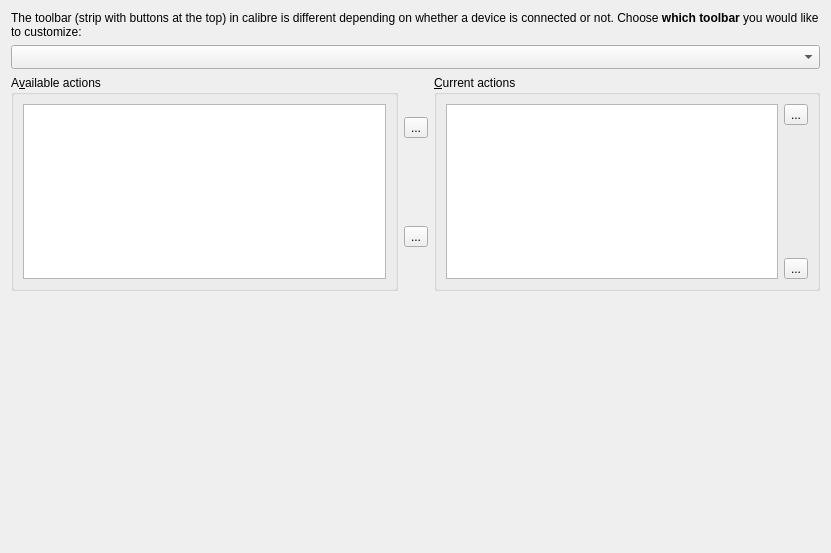
<?xml version="1.0" encoding="UTF-8"?>
<ui version="4.0">
 <class>Form</class>
 <widget class="QWidget" name="Form">
  <property name="geometry">
   <rect>
    <x>0</x>
    <y>0</y>
    <width>831</width>
    <height>553</height>
   </rect>
  </property>
  <property name="windowTitle">
   <string>Form</string>
  </property>
  <layout class="QVBoxLayout" name="verticalLayout_2">
   <item>
    <widget class="QLabel" name="label">
     <property name="text">
      <string>&lt;p&gt;The toolbar (strip with buttons at the top) in calibre is different depending on whether a device is connected or not. Choose &lt;b&gt;which toolbar&lt;/b&gt; you would like to customize:</string>
     </property>
     <property name="wordWrap">
      <bool>true</bool>
     </property>
    </widget>
   </item>
   <item>
    <widget class="QComboBox" name="what">
     <property name="toolTip">
      <string>&lt;p&gt;Choose which toolbar or menu you wish to customize.
&lt;p&gt;The main toolbar appears at the top of the calibre window. It has a different set of buttons based on whether a device is currently connected or not.
&lt;p&gt;The optional second toolbar appears at the bottom of the calibre window
&lt;p&gt;The menubar appears at the very top of the calibre window or in macOS at the top of the screen. It contains menus with actions, not buttons.</string>
     </property>
     <property name="sizeAdjustPolicy">
      <enum>QComboBox::AdjustToMinimumContentsLengthWithIcon</enum>
     </property>
     <property name="minimumContentsLength">
      <number>20</number>
     </property>
    </widget>
   </item>
   <item>
    <widget class="QWidget" name="actions_widget" native="true">
     <layout class="QHBoxLayout" name="horizontalLayout_2">
      <property name="leftMargin">
       <number>0</number>
      </property>
      <property name="topMargin">
       <number>0</number>
      </property>
      <property name="rightMargin">
       <number>0</number>
      </property>
      <property name="bottomMargin">
       <number>0</number>
      </property>
      <item>
       <widget class="QGroupBox" name="groupBox">
        <property name="title">
         <string>A&amp;vailable actions</string>
        </property>
        <layout class="QVBoxLayout" name="verticalLayout">
         <item>
          <widget class="QListView" name="all_actions">
           <property name="sizePolicy">
            <sizepolicy hsizetype="Expanding" vsizetype="Expanding">
             <horstretch>0</horstretch>
             <verstretch>100</verstretch>
            </sizepolicy>
           </property>
           <property name="selectionMode">
            <enum>QAbstractItemView::ExtendedSelection</enum>
           </property>
           <property name="iconSize">
            <size>
             <width>32</width>
             <height>32</height>
            </size>
           </property>
           <property name="spacing">
            <number>10</number>
           </property>
           <property name="wordWrap">
            <bool>true</bool>
           </property>
          </widget>
         </item>
        </layout>
       </widget>
      </item>
      <item>
       <layout class="QVBoxLayout" name="verticalLayout_3">
        <item>
         <widget class="QToolButton" name="add_action_button">
          <property name="toolTip">
           <string>Add selected actions to toolbar</string>
          </property>
          <property name="text">
           <string>...</string>
          </property>
          <property name="icon">
           <iconset resource="../../../../resources/images.qrc">
            <normaloff>:/images/forward.png</normaloff>:/images/forward.png</iconset>
          </property>
          <property name="iconSize">
           <size>
            <width>24</width>
            <height>24</height>
           </size>
          </property>
         </widget>
        </item>
        <item>
         <spacer name="verticalSpacer">
          <property name="orientation">
           <enum>Qt::Vertical</enum>
          </property>
          <property name="sizeType">
           <enum>QSizePolicy::Fixed</enum>
          </property>
          <property name="sizeHint" stdset="0">
           <size>
            <width>20</width>
            <height>40</height>
           </size>
          </property>
         </spacer>
        </item>
        <item>
         <widget class="QToolButton" name="remove_action_button">
          <property name="toolTip">
           <string>Remove selected actions from toolbar</string>
          </property>
          <property name="text">
           <string>...</string>
          </property>
          <property name="icon">
           <iconset resource="../../../../resources/images.qrc">
            <normaloff>:/images/back.png</normaloff>:/images/back.png</iconset>
          </property>
          <property name="iconSize">
           <size>
            <width>24</width>
            <height>24</height>
           </size>
          </property>
         </widget>
        </item>
       </layout>
      </item>
      <item>
       <widget class="QGroupBox" name="groupBox_2">
        <property name="title">
         <string>&amp;Current actions</string>
        </property>
        <layout class="QHBoxLayout" name="horizontalLayout">
         <item>
          <widget class="QListView" name="current_actions">
           <property name="sizePolicy">
            <sizepolicy hsizetype="Expanding" vsizetype="Expanding">
             <horstretch>0</horstretch>
             <verstretch>100</verstretch>
            </sizepolicy>
           </property>
           <property name="selectionMode">
            <enum>QAbstractItemView::ExtendedSelection</enum>
           </property>
           <property name="iconSize">
            <size>
             <width>32</width>
             <height>32</height>
            </size>
           </property>
           <property name="spacing">
            <number>10</number>
           </property>
           <property name="wordWrap">
            <bool>true</bool>
           </property>
          </widget>
         </item>
         <item>
          <layout class="QVBoxLayout" name="verticalLayout_4">
           <item>
            <widget class="QToolButton" name="action_up_button">
             <property name="toolTip">
              <string>Move selected action up</string>
             </property>
             <property name="text">
              <string>...</string>
             </property>
             <property name="icon">
              <iconset resource="../../../../resources/images.qrc">
               <normaloff>:/images/arrow-up.png</normaloff>:/images/arrow-up.png</iconset>
             </property>
             <property name="iconSize">
              <size>
               <width>24</width>
               <height>24</height>
              </size>
             </property>
            </widget>
           </item>
           <item>
            <spacer name="verticalSpacer_2">
             <property name="orientation">
              <enum>Qt::Vertical</enum>
             </property>
             <property name="sizeHint" stdset="0">
              <size>
               <width>20</width>
               <height>40</height>
              </size>
             </property>
            </spacer>
           </item>
           <item>
            <widget class="QToolButton" name="action_down_button">
             <property name="toolTip">
              <string>Move selected action down</string>
             </property>
             <property name="text">
              <string>...</string>
             </property>
             <property name="icon">
              <iconset resource="../../../../resources/images.qrc">
               <normaloff>:/images/arrow-down.png</normaloff>:/images/arrow-down.png</iconset>
             </property>
             <property name="iconSize">
              <size>
               <width>24</width>
               <height>24</height>
              </size>
             </property>
             <property name="shortcut">
              <string>Ctrl+S</string>
             </property>
            </widget>
           </item>
          </layout>
         </item>
        </layout>
       </widget>
      </item>
     </layout>
    </widget>
   </item>
   <item>
    <widget class="QLabel" name="help_text">
     <property name="text">
      <string/>
     </property>
     <property name="wordWrap">
      <bool>true</bool>
     </property>
    </widget>
   </item>
   <item>
    <widget class="QWidget" name="spacer_widget" native="true">
     <layout class="QVBoxLayout" name="verticalLayout_5">
      <item>
       <spacer name="verticalSpacer_3">
        <property name="orientation">
         <enum>Qt::Vertical</enum>
        </property>
        <property name="sizeHint" stdset="0">
         <size>
          <width>20</width>
          <height>224</height>
         </size>
        </property>
       </spacer>
      </item>
     </layout>
    </widget>
   </item>
  </layout>
 </widget>
 <resources>
  <include location="../../../../resources/images.qrc"/>
 </resources>
 <connections/>
</ui>
